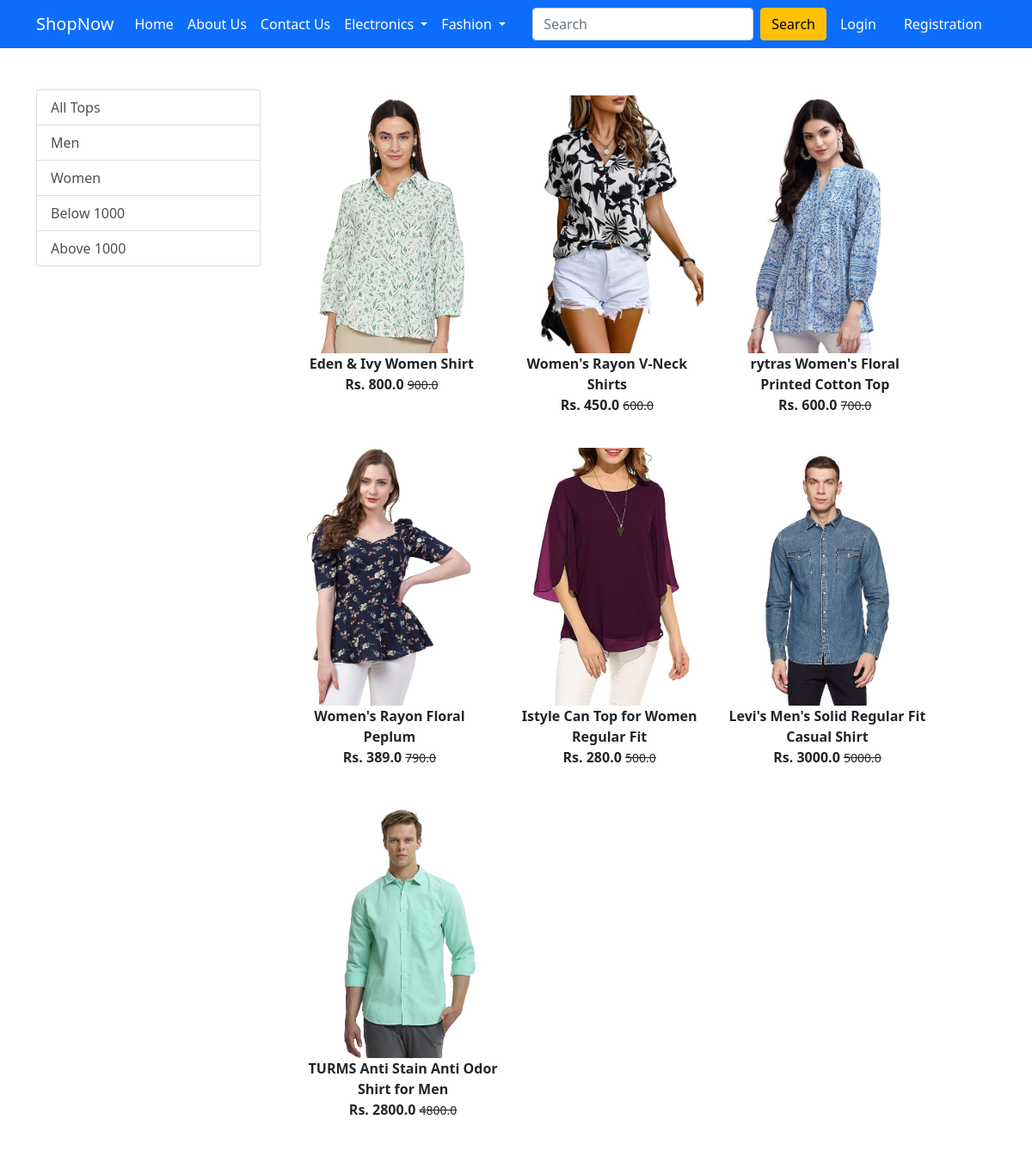
Screenshot of /topwears/ with the database file from the repository.
### app/models.py (models this page shows, shortened)
class Product(models.Model):
 title = models.CharField(max_length=100)
 selling_price = models.FloatField()
 discounted_price = models.FloatField()
 description = models.TextField()
 brand = models.CharField(max_length=100)
 category = models.CharField( choices=CATEGORY_CHOICES, max_length=2)
 product_image = models.ImageField(upload_to='productimg')

### app/views.py (the view)
# urls.py: path('topwears/', views.topwears, name='topwears'),
def topwears(request, data=None):
	totalitem = 0
	if request.user.is_authenticated:
		totalitem = len(Cart.objects.filter(user=request.user))
	if data==None :
			topwears = Product.objects.filter(category='TW')
	elif data == 'Men' or data == 'Women':
			topwears = Product.objects.filter(category='TW').filter(brand=data)
	elif data == 'below':
			topwears = Product.objects.filter(category='TW').filter(discounted_price__lt=1000)
	elif data == 'above':
			topwears = Product.objects.filter(category='TW').filter(discounted_price__gt=1000)
	return render(request, 'app/topwears.html', {'topwears':topwears, 'totalitem':totalitem})

### app/templates/app/topwears.html (shortened to what this page needs)
{% extends 'app/base.html' %}
{% load static %}
{% block main-content %}
<div class="container my-5">
 <div class="row">
  <div class="col-sm-3">
   <div class="list-group">
     <a href="{% url 'topwears' %}" class="list-group-item list-group-item-action" aria-current="true">All Tops</a>
     <a href="{% url 'topwearsdata' 'Men'  %}" class="list-group-item list-group-item-action" aria-current="true">Men</a>
     <a href="{% url 'topwearsdata' 'Women'  %}" class="list-group-item list-group-item-action">Women</a>
     <a href="{% url 'topwearsdata' 'below'  %}" class="list-group-item list-group-item-action">Below 1000</a>
     <a href="{% url 'topwearsdata' 'above'  %}" class="list-group-item list-group-item-action">Above 1000</a>
   </div>
  </div>
  <div class="col-sm-8">
   <div class="row">
    {% for product in topwears %}
     <div class="col-sm-4 text-center mb-4">
      <a href="{% url 'product-detail' product.id %}" class="btn">
       <div class="item">
        <img src="{{product.product_image.url}}" alt="" height="300" class="">
        <div class="fw-bold">{{product.title}}</div>
        <div class="fw-bold">Rs. {{product.discounted_price}} <small class="fw-light text-decoration-line-through">{{product.selling_price}}</small></div>
       </div>
      </a>
     </div>
    {% endfor %}
   </div>
  </div>
 </div>
</div>
{% endblock main-content %}

### rows the page displays
Product: product_image (picture), title "Eden & Ivy Women Shirt", discounted_price "800.0", selling_price "900.0"
Product: product_image (picture), title "Women's Rayon V-Neck Shirts", discounted_price "450.0", selling_price "600.0"
Product: product_image (picture), title "rytras Women's Floral Printed Cotton Top", discounted_price "600.0", selling_price "700.0"
Product: product_image (picture), title "Women's Rayon Floral Peplum", discounted_price "389.0", selling_price "790.0"
Product: product_image (picture), title "Istyle Can Top for Women Regular Fit", discounted_price "280.0", selling_price "500.0"
Product: product_image (picture), title "Levi's Men's Solid Regular Fit Casual Shirt", discounted_price "3000.0", selling_price "5000.0"
Product: product_image (picture), title "TURMS Anti Stain Anti Odor Shirt for Men", discounted_price "2800.0", selling_price "4800.0"
